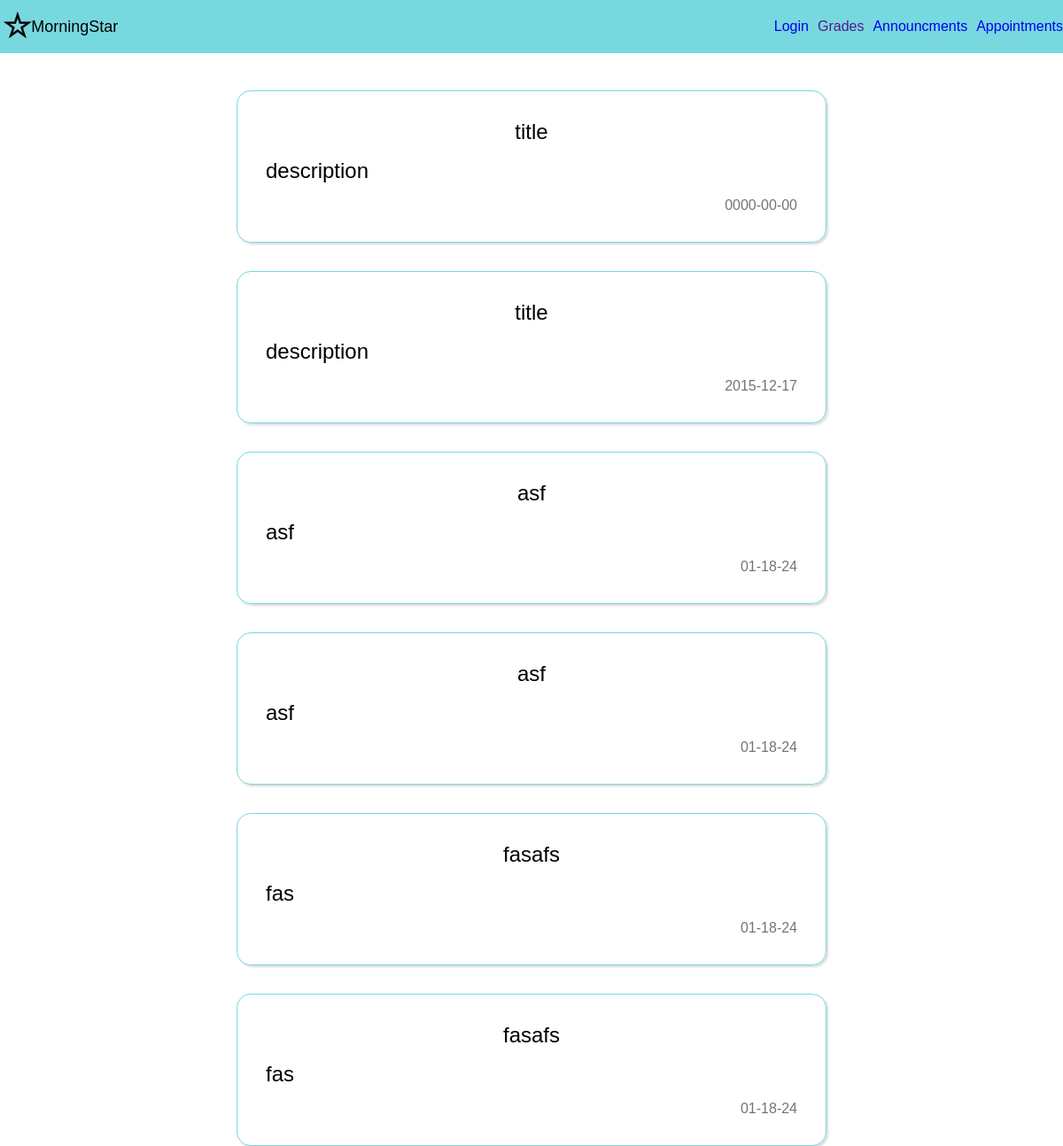
Screenshot of /appointment/index.php with the database file from the repository.
### tables this page shows
CREATE TABLE `appointments` (
  `ap_id` int(11) NOT NULL,
  `title` text NOT NULL,
  `description` text NOT NULL,
  `author` text NOT NULL,
  `date` text NOT NULL
);

### appointment/display.php (the view)
<?php
    $query = $db->prepare(
        "SELECT * FROM `appointments` WHERE 1"
    );
    $query->execute();
    $announcments = $query->fetchAll();
    foreach($announcments as $announcment) {
        $title = $announcment["title"];
        $description = $announcment["description"];
        $date = $announcment["date"];
        echo '
            <div class="an-container">
                <p class="title">'.$title.'</p>
                <p class="description">'.$description.'</p>
                <p class="date">'.$date.'</p>
            </div>
        ';
    }
?>

### appointment/index.php (shortened to what this page needs)
<?php require_once("../db.php");?>
<!DOCTYPE html>
<html lang="en">
<head>
    <link rel="stylesheet" href="../header/header.css">
    <link rel="stylesheet" href="styles.css">
</head>
<body>
    <?php require_once("../header/header.php");?>
    <main>
        <?php require_once("display.php");?>
    </main>
</body>
</html>

### header/header.php
<?php
    echo '
        <header class="header_container">
            <div class="header__logo">
                <h1>&#9734</h1>
                <p> MorningStar</p>
            </div>
            <nav class="header_navigation">
                <ul class="header_navigation-list">
                    <li><a href="../login/index.php">Login</a></li>
                    <li><a href="">Grades</a></li>
                    <li><a href="../announcment/index.php">Announcments</a></li>
                    <li><a href="../appointment/index.php">Appointments</a></li>
                </ul>
            </nav>
        </header>
        ';
?>

### header/header.css (style rules this page uses)
* { margin: 0; padding: 0; min-width: 0; }
a { text-decoration: none; }
body { font-family: Arial, Helvetica, sans-serif; display: flex; flex-direction: column; gap: 10px; }
header { width: 100%; height: 60px; background-color:burlywood; color: black; }
.header_container { display: grid; grid-template-columns: auto 1fr; }
.header__logo { display: flex; align-items:center; font-size: large; padding: 3px; }
.header_navigation { justify-self: end; align-self: center; }
.header_navigation-list { display: flex; list-style: none; gap: 10px; }

### appointment/styles.css (style rules this page uses)
header { background-color:rgb(120, 216, 223); }
main { display: flex; flex-direction: column; justify-content: center; align-items: center; gap:2rem; }
.an-container { display: flex; flex-direction: column; width:50%; font-size: 1.5rem; border:1px solid rgb(120, 216, 223); padding:2rem; border-radius: 1rem; box-shadow: rgba(0, 0, 0, 0.15) 1.95px 1.95px 2.6px; gap:1rem; }
.date { font-size:1rem; color:rgba(0, 0, 0, 0.55); display:flex; align-items: center; justify-content: flex-end; }
.title { display: flex; justify-content: center; align-items: center; }

### rows the page displays
appointments: title "title", description "description", date "0000-00-00"
appointments: title "title", description "description", date "2015-12-17"
appointments: title "asf", description "asf", date "01-18-24"
appointments: title "asf", description "asf", date "01-18-24"
appointments: title "fasafs", description "fas", date "01-18-24"
appointments: title "fasafs", description "fas", date "01-18-24"
